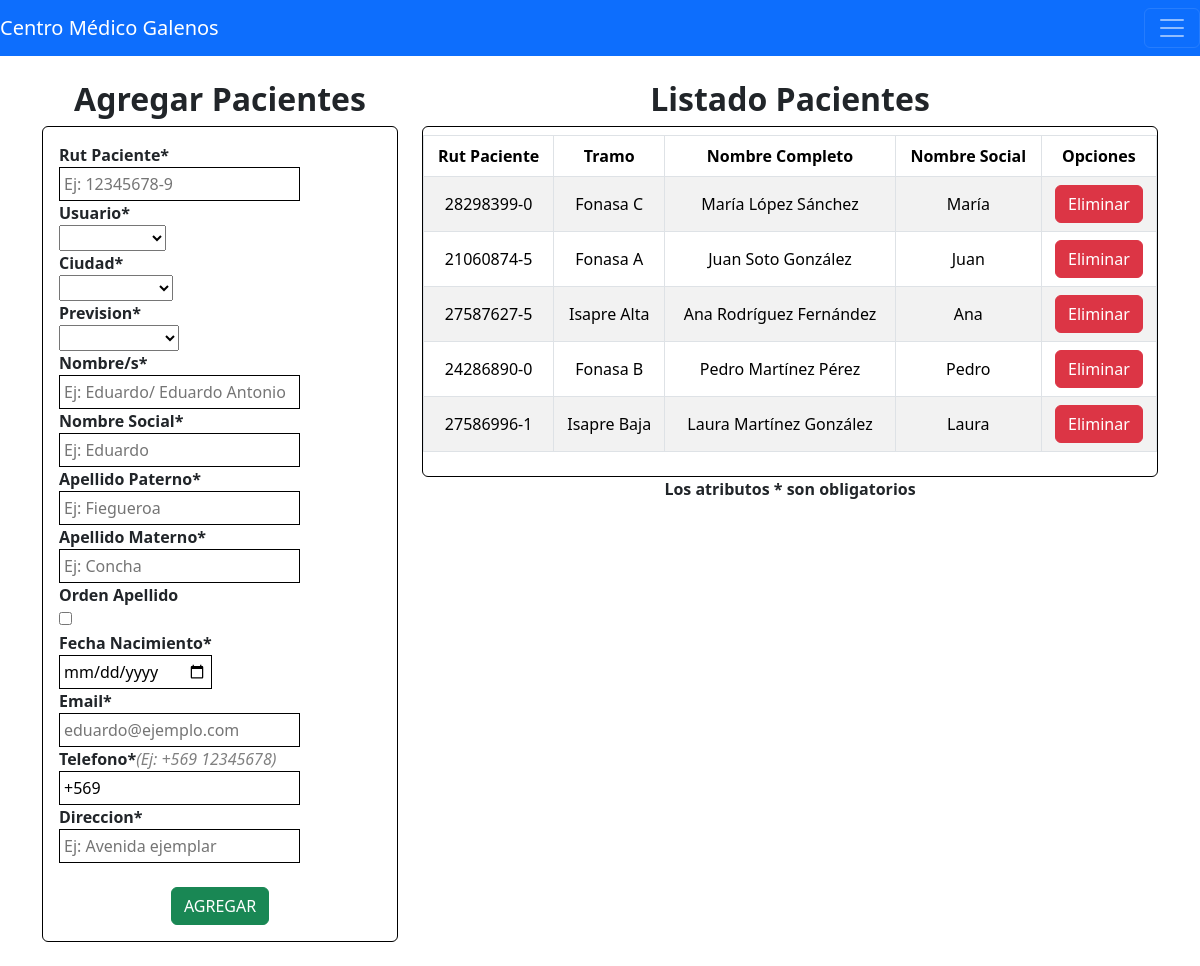
Before: /Pacientes with the older database file.
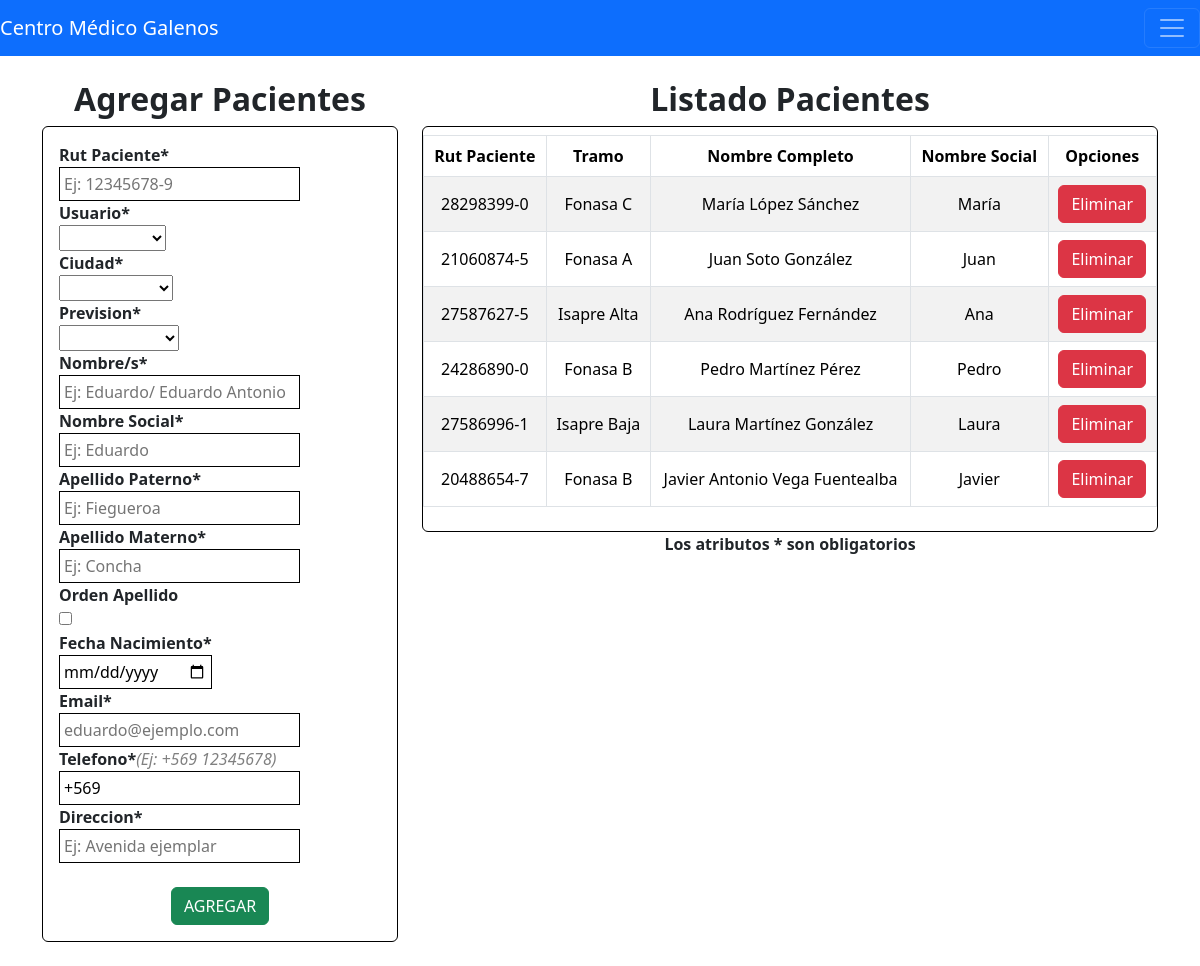
After: the same page with the newer database file.
### app/models.py (models this page shows, shortened)
class Paciente(models.Model):
    RutPaciente = models.CharField(max_length=50, null=False)
    IdUsuario = models.ForeignKey(Usuario, on_delete=models.PROTECT, null=True)
    IdCiudad = models.ForeignKey(Ciudad, on_delete=models.PROTECT, null=False)
    IdPrevision = models.ForeignKey(Prevision, on_delete=models.PROTECT, null=False)
    Nombres = models.CharField(max_length=80, null=False)
    NombreSocial = models.CharField(max_length=50, null=False)
    ApellidoP = models.CharField(max_length=30, null=False)
    ApellidoM = models.CharField(max_length=30, null=False)
    OrdenApellido = models.BooleanField(null=False)
    FechaNac = models.DateField(null=False)
    Email = models.CharField(max_length=50, null=False)
    Telefono = models.CharField(max_length=20, null=False)
    Direccion = models.CharField(max_length=50, null=True)

class Prevision(models.Model):
    NombrePrevision = models.CharField(max_length=50, null=False)
    Cobertura = models.CharField(max_length=50, null=True)
    Tramo = models.CharField(max_length=50, null=True)
    def __str__(self):
        return str(self.NombrePrevision)

### app/views.py (the view)
# urls.py: path('Pacientes', pacientes, name = "Pacientes"),
def pacientes(request):
    pacientes1 = Paciente.objects.all()
    ciudades = Ciudad.objects.all()
    usuarios = Usuario.objects.all()
    previsiones = Prevision.objects.all()
    return render(request, 'app/Pacientes.html', {"Pacientes": pacientes1, "Ciudades": ciudades,
                  "Usuarios": usuarios, "Previsiones": previsiones})

### app/templates/app/Pacientes.html (shortened to what the changed rows need)
{% extends 'app/Index.html' %}
{% block contenido %}
<div class="row">
    <div class="col=sm=12 col-md-6 col-lg-4 col-xl-4">
        <h2 style="text-align: center;"><strong>Agregar Pacientes</strong></h2>
    </div>
    <div class="col=sm=12 col-md-6 col-lg-8 col-xl-8">
        <h2 style="text-align: center;"><strong>Listado Pacientes</strong></h2>
        <div class="card" style="border-color: black;">
            <div class="table-responsive py-2">
                <table class="table table-striped table-bordered">
                    <thead>
                        <tr>
                            <th>Rut Paciente</th>
                            <th>Tramo</th>
                            <th>Nombre Completo</th>
                            <th>Nombre Social</th>
                            <th>Opciones</th>
                        </tr>
                    </thead>
                    <tbody>
                        {% for p in Pacientes %}
                        <tr>
                            <td>{{p.RutPaciente}}</td>
                            <td>{{p.IdPrevision}}</td>
                            {% if p.OrdenApellido == False%}
                            <td>{{p.Nombres}} {{p.ApellidoP}} {{p.ApellidoM}}</td>
                            {% else %}
                            <td>{{p.Nombres}} {{p.ApellidoM}} {{p.ApellidoP}}</td>
                            {% endif %}
                            <td>{{p.NombreSocial}}</td>
                            <td><a href="#" onclick="eliminarPaciente({{p.id}})" class="btn btn-danger btn-block text-white">Eliminar</a></td>
                        </tr>
                        {% endfor %}
                    </tbody>
                </table>
            </div>
        </div>
    </div>
</div>
{% endblock %}

Changed rows visible on the page:
added Paciente: RutPaciente "20488654-7", IdPrevision "Fonasa B", Nombres "Javier Antonio", ApellidoP "Vega", ApellidoM "Fuentealba", NombreSocial "Javier"
